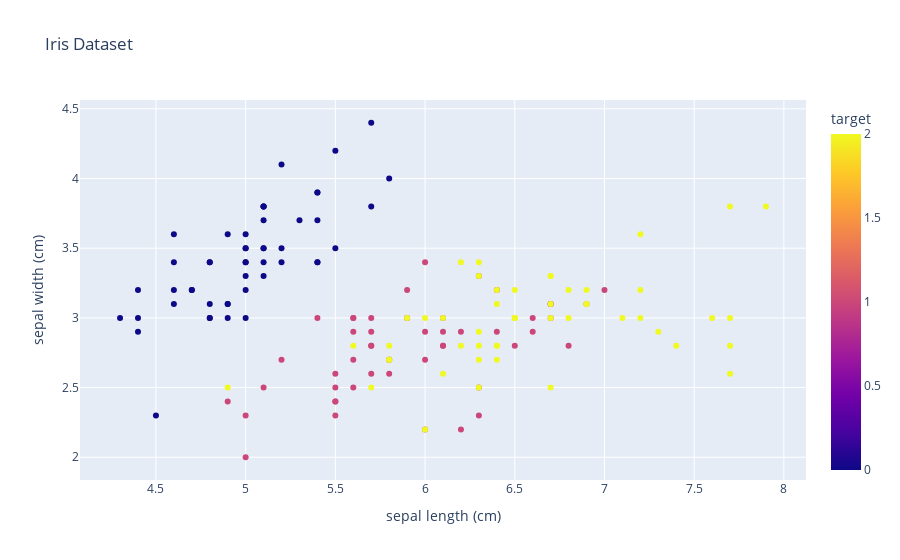

Notebook source saved alongside this figure:
### Code cell
import plotly.express as px
import matplotlib.pyplot as plt
import pandas as pd

# Import Iris dataset from scikit-learn
from sklearn.datasets import load_iris

# Load the dataset
iris = load_iris()

# Create a DataFrame
df = pd.DataFrame(data=iris.data, columns=iris.feature_names)
df['target'] = iris.target

# Functioning Plotly graph
fig = px.scatter(df, x='sepal length (cm)', y='sepal width (cm)', color='target', title='Iris Dataset')
fig.show()

### Figure 1 — Plotly figure (JSON) as saved in the notebook; plotly's stock layout.template omitted (floating-point values rounded to 4 significant figures; data arrays with more than 128 entries replaced by an {"elided": "..."} marker saying what was removed)
{"data": [{"hovertemplate": "sepal length (cm)=%{x}<br>sepal width (cm)=%{y}<br>target=%{marker.color}<extra></extra>", "legendgroup": "", "marker": {"color": {"elided": "150 int values"}, "coloraxis": "coloraxis", "symbol": "circle"}, "mode": "markers", "name": "", "orientation": "v", "showlegend": false, "type": "scatter", "x": {"elided": "150 float values"}, "xaxis": "x", "y": {"elided": "150 float values"}, "yaxis": "y"}], "layout": {"coloraxis": {"colorbar": {"title": {"text": "target"}}, "colorscale": [[0, "#0d0887"], [0.1111, "#46039f"], [0.2222, "#7201a8"], [0.3333, "#9c179e"], [0.4444, "#bd3786"], [0.5556, "#d8576b"], [0.6667, "#ed7953"], [0.7778, "#fb9f3a"], [0.8889, "#fdca26"], [1, "#f0f921"]]}, "legend": {"tracegroupgap": 0}, "title": {"text": "Iris Dataset"}, "xaxis": {"anchor": "y", "domain": [0, 1], "title": {"text": "sepal length (cm)"}}, "yaxis": {"anchor": "x", "domain": [0, 1], "title": {"text": "sepal width (cm)"}}}}
